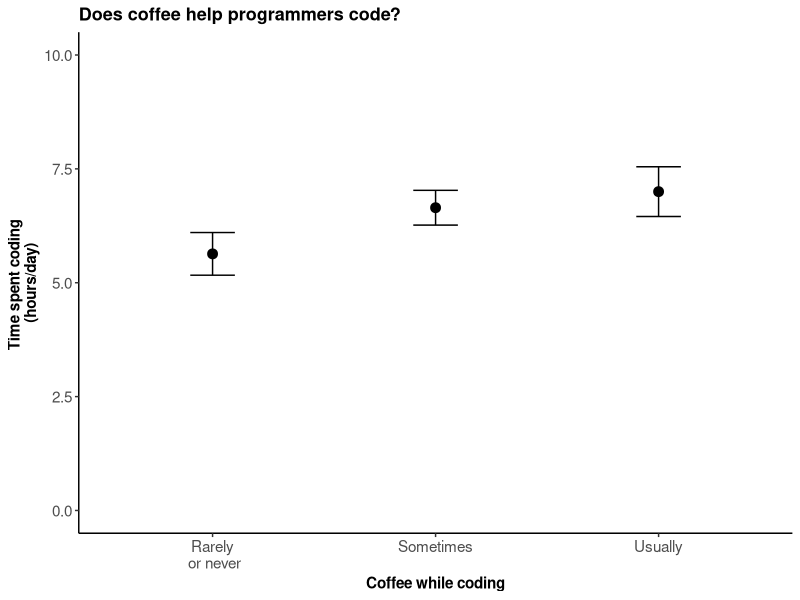
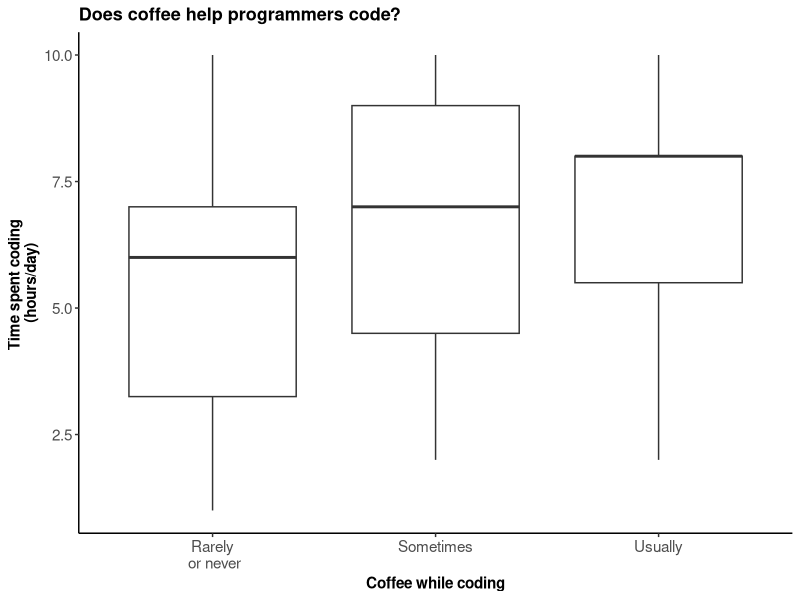
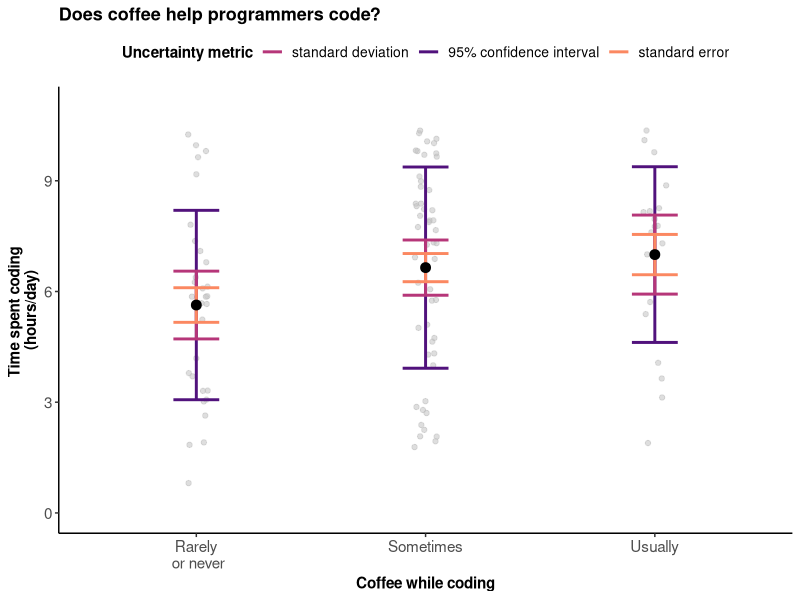
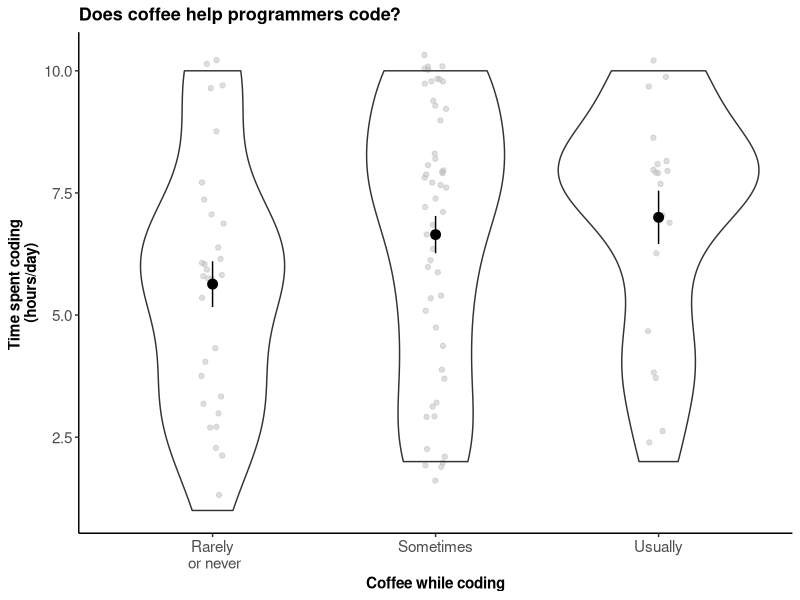
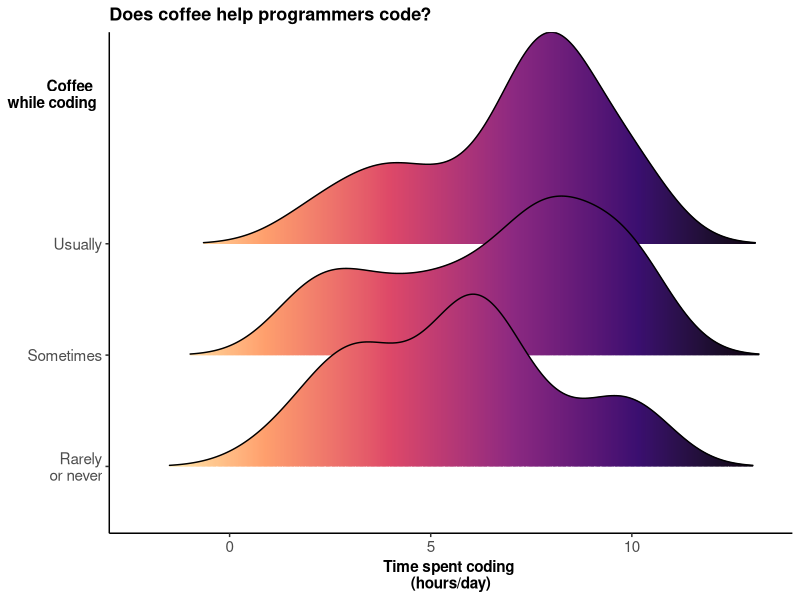
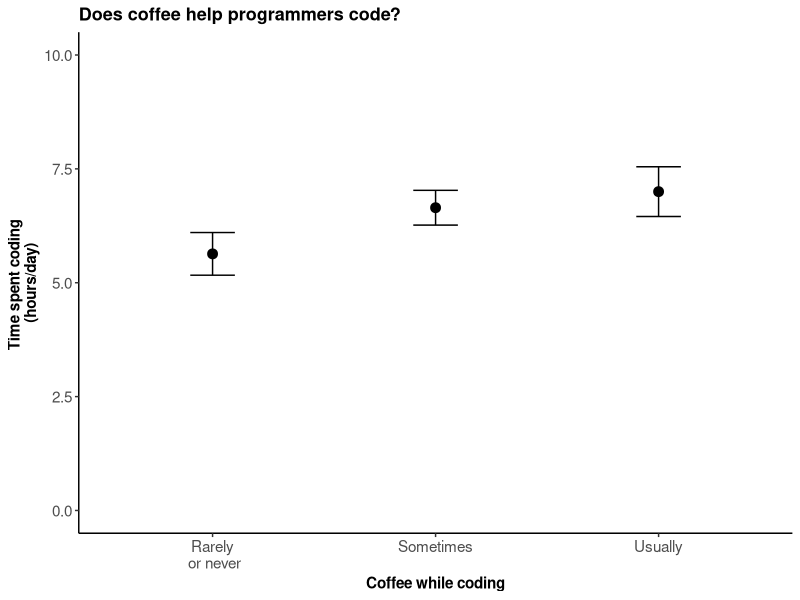
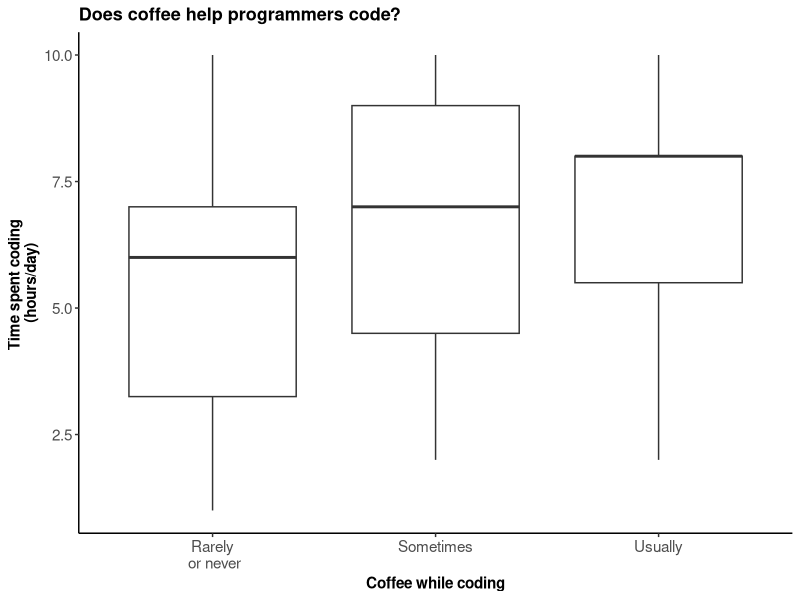
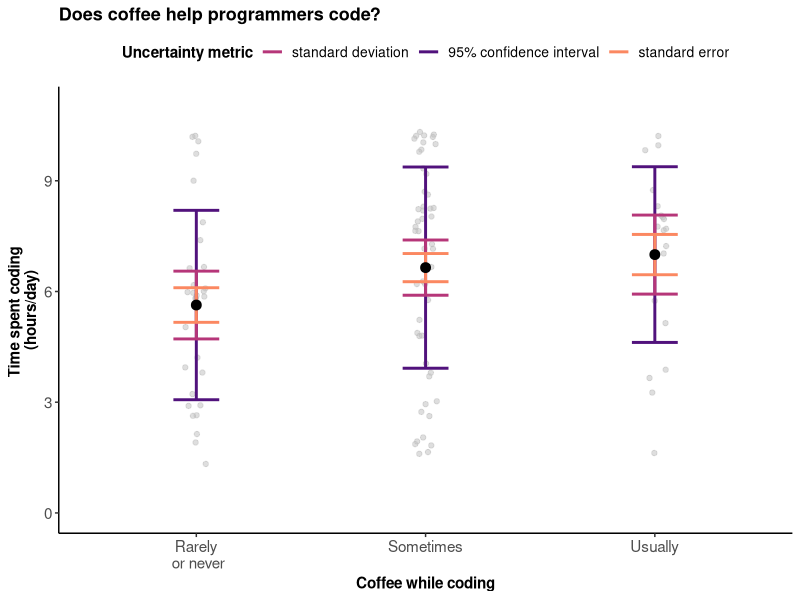

Reproduce these figures in R, in order.
# Script to generate plots with various ways of representing uncertainty, based 
# Coffee & Code dataset from https://www.kaggle.com/devready/coffee-and-code/data

# set-up & data manipulation ---------------------------------------------------


# load packages
library(ggplot2)
library(dplyr)
library(magrittr)
library(ggridges)

# set ggplot theme
theme_set(theme_classic() +
            theme(axis.title = element_text(size = 11, face = "bold"),
                  axis.text = element_text(size = 11),
                  plot.title = element_text(size = 13, face = "bold"),
                  legend.title = element_text(size = 11, face = "bold"),
                  legend.text = element_text(size = 10)))

# import data
df <- read.csv("data/coffee_code.csv")

# set labels to be used in all plots
coffee_labels <- labs(title = "Does coffee help programmers code?",
                      x = "Coffee while coding", 
                      y = "Time spent coding \n(hours/day)") 

# the variable CodingWithoutCoffee is negative, which is harder to understand
# (i.e. "No" means they drink coffee...). So, let's transform it into a more 
# intuitive variable!
df$CodingWithCoffee <- gsub("No", "Usually", df$CodingWithoutCoffee)
df$CodingWithCoffee <- gsub("Yes", "Rarely\n or never", df$CodingWithCoffee)
# convert to factor and set levels so they show up in a logical order
df$CodingWithCoffee <- factor(df$CodingWithCoffee,
                              levels = c("Rarely\n or never", 
                                         "Sometimes", 
                                         "Usually"))

# calculate summary statistics for the variable of choice
df_summary <- group_by(df, CodingWithCoffee) %>%
  summarise(
    # mean
    mean_codinghours = mean(CodingHours), 
    # standard deviation
    sd_codinghours = sd(CodingHours), 
    # standard error
    se_codinghours = sd(CodingHours)/sqrt(length(CodingHours)))


# 1. Error bars (standard error) -----------------------------------------------

ggplot(df_summary) +
  geom_errorbar(aes(x = CodingWithCoffee, 
                    ymin = mean_codinghours - se_codinghours,
                    ymax = mean_codinghours + se_codinghours), 
                width = .2) +
  geom_point(aes(x = CodingWithCoffee, y = mean_codinghours), 
             size = 3) +
  coffee_labels + ylim(0,10)
ggsave("figures/coffee_errorbars.png", width = 5, height = 3, units = "in")

# 2. Boxplot -------------------------------------------------------------------

ggplot(df) +
  geom_boxplot(aes(x = CodingWithCoffee, y = CodingHours)) +
  coffee_labels
ggsave("figures/coffee_boxplot.png", width = 5, height = 3, units = "in")


# 3. Error bar demonstration ---------------------------------------------------

# get some nice colours from viridis (magma)
error_cols <- viridis::viridis_pal(option = "magma")(5)[2:4]
# set labels to be used in the palette
error_labels = c("standard deviation","95% confidence interval","standard error")

ggplot(df_summary) +
  # show the raw data
  geom_jitter(data = df, aes(x = CodingWithCoffee, 
                             y = CodingHours),
              alpha = .5, width = .05, col = "grey") +
  # standard deviation
  geom_errorbar(aes(x = CodingWithCoffee, 
                    ymin = mean_codinghours - sd_codinghours,
                    ymax = mean_codinghours + sd_codinghours,
                    col = "SD"), width = .2, lwd = 1) +
  # 95% confidence interval
  geom_errorbar(aes(x = CodingWithCoffee, 
                    ymin = mean_codinghours - 1.96*se_codinghours,
                    ymax = mean_codinghours + 1.96*se_codinghours, 
                    col = "CI"), width = .2, lwd = 1) +
  # standard error
  geom_errorbar(aes(x = CodingWithCoffee, 
                    ymin = mean_codinghours - se_codinghours,
                    ymax = mean_codinghours + se_codinghours, 
                    col = "SE"), width = .2, lwd = 1) +
  geom_point(aes(x = CodingWithCoffee, y = mean_codinghours), 
             size = 3) +
  coffee_labels + ylim(c(0,11)) +
  # manual palette/legend set-up!
  scale_colour_manual(name = "Uncertainty metric", 
                      values = c(SD = error_cols[1], 
                                 CI = error_cols[2], 
                                 SE = error_cols[3]),
                      labels = error_labels) +
  theme(legend.position = "top")
ggsave("figures/coffee_bars_demo.png", width = 7, height = 5, units = "in")


# 4. Jitter plot with violin ---------------------------------------------------

ggplot() +
  geom_jitter(data = df, aes(x = CodingWithCoffee, 
                             y = CodingHours),
              alpha = .5, width = .05, col = "grey") +
  geom_violin(data = df, aes(x = CodingWithCoffee, 
                             y = CodingHours), alpha = 0) +
  geom_linerange(data = df_summary,
                 aes(x = CodingWithCoffee, 
                     ymin = mean_codinghours - se_codinghours,
                     ymax = mean_codinghours + se_codinghours)) +
  geom_point(data = df_summary, 
             aes(x = CodingWithCoffee, 
                 y = mean_codinghours), size = 3) +
  coffee_labels
ggsave("figures/coffee_violin_jitter.png", width = 5, height = 3, units = "in")


# 5. Density ridge plot --------------------------------------------------------

ggplot(df) + 
  aes(y = CodingWithCoffee, x = CodingHours, fill = stat(x)) +
  geom_density_ridges_gradient(scale = 1.9, size = .2, rel_min_height = 0.005) +
  # colour palette (gradient according to CodingHours)
  scale_fill_viridis_c(option = "magma", direction = -1) +
  # remove legend - it's not necessary here!
  theme(legend.position = "none") +
  labs(title = coffee_labels$title, 
       x = coffee_labels$y, 
       y = "Coffee \nwhile coding") + 
  theme(axis.title.y = element_text(angle=0, hjust = 1, vjust = .9, 
                                    margin = margin(t = 0, r = -50, b = 0, l = 0)))
ggsave("figures/coffee_density_ridges.png", width = 5, height = 3, units = "in")
